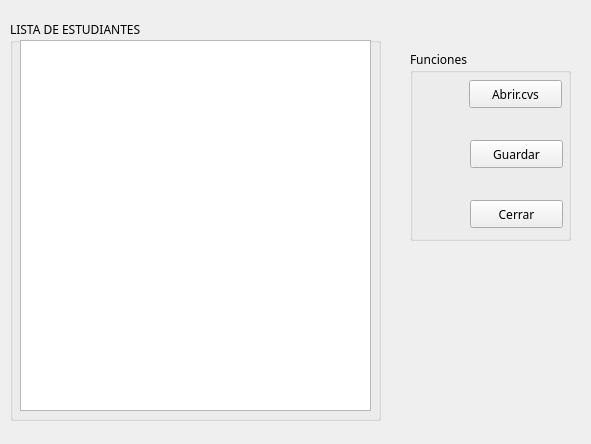
<?xml version="1.0" encoding="UTF-8"?>
<ui version="4.0">
 <class>EEnlazada</class>
 <widget class="QWidget" name="EEnlazada">
  <property name="geometry">
   <rect>
    <x>0</x>
    <y>0</y>
    <width>591</width>
    <height>444</height>
   </rect>
  </property>
  <property name="windowTitle">
   <string>LISTA DE ESTUDIANTES</string>
  </property>
  <property name="windowIcon">
   <iconset resource="Icons2.qrc">
    <normaloff>:/1/icons8-lista-de-verificación-96.png</normaloff>:/1/icons8-lista-de-verificación-96.png</iconset>
  </property>
  <widget class="QPushButton" name="btn_Abrir">
   <property name="geometry">
    <rect>
     <x>469</x>
     <y>80</y>
     <width>93</width>
     <height>28</height>
    </rect>
   </property>
   <property name="font">
    <font>
     <family>Minecraftia</family>
    </font>
   </property>
   <property name="text">
    <string>Abrir.cvs</string>
   </property>
  </widget>
  <widget class="QGroupBox" name="groupBox">
   <property name="geometry">
    <rect>
     <x>10</x>
     <y>20</y>
     <width>371</width>
     <height>401</height>
    </rect>
   </property>
   <property name="font">
    <font>
     <family>Arial Rounded MT Bold</family>
    </font>
   </property>
   <property name="title">
    <string>LISTA DE ESTUDIANTES</string>
   </property>
   <widget class="QPlainTextEdit" name="listaEnlazada">
    <property name="geometry">
     <rect>
      <x>10</x>
      <y>20</y>
      <width>351</width>
      <height>371</height>
     </rect>
    </property>
    <property name="font">
     <font>
      <family>Arial</family>
      <pointsize>10</pointsize>
     </font>
    </property>
   </widget>
  </widget>
  <widget class="QLabel" name="label">
   <property name="geometry">
    <rect>
     <x>420</x>
     <y>70</y>
     <width>41</width>
     <height>41</height>
    </rect>
   </property>
   <property name="text">
    <string/>
   </property>
   <property name="pixmap">
    <pixmap resource="Icons.qrc">:/icons8-abrir-carpeta-512.png</pixmap>
   </property>
   <property name="scaledContents">
    <bool>true</bool>
   </property>
  </widget>
  <widget class="QGroupBox" name="groupBox_2">
   <property name="geometry">
    <rect>
     <x>410</x>
     <y>50</y>
     <width>161</width>
     <height>191</height>
    </rect>
   </property>
   <property name="font">
    <font>
     <family>Minecraftia</family>
    </font>
   </property>
   <property name="title">
    <string>Funciones</string>
   </property>
   <widget class="QPushButton" name="btn_Guardar">
    <property name="geometry">
     <rect>
      <x>60</x>
      <y>90</y>
      <width>93</width>
      <height>28</height>
     </rect>
    </property>
    <property name="font">
     <font>
      <family>Minecraftia</family>
     </font>
    </property>
    <property name="text">
     <string>Guardar</string>
    </property>
   </widget>
   <widget class="QPushButton" name="btn_Cerrar">
    <property name="geometry">
     <rect>
      <x>60</x>
      <y>150</y>
      <width>93</width>
      <height>28</height>
     </rect>
    </property>
    <property name="font">
     <font>
      <family>Minecraftia</family>
     </font>
    </property>
    <property name="text">
     <string>Cerrar</string>
    </property>
   </widget>
   <widget class="QLabel" name="label_2">
    <property name="geometry">
     <rect>
      <x>10</x>
      <y>140</y>
      <width>41</width>
      <height>41</height>
     </rect>
    </property>
    <property name="text">
     <string/>
    </property>
    <property name="pixmap">
     <pixmap resource="Icons.qrc">:/icons8-cerrar-ventana-96.png</pixmap>
    </property>
    <property name="scaledContents">
     <bool>true</bool>
    </property>
   </widget>
   <widget class="QLabel" name="label_3">
    <property name="geometry">
     <rect>
      <x>10</x>
      <y>80</y>
      <width>41</width>
      <height>41</height>
     </rect>
    </property>
    <property name="text">
     <string/>
    </property>
    <property name="pixmap">
     <pixmap resource="Icons.qrc">:/icons8-guardar-96.png</pixmap>
    </property>
    <property name="scaledContents">
     <bool>true</bool>
    </property>
   </widget>
  </widget>
  <zorder>groupBox_2</zorder>
  <zorder>btn_Abrir</zorder>
  <zorder>groupBox</zorder>
  <zorder>label</zorder>
 </widget>
 <resources>
  <include location="Icons.qrc"/>
  <include location="Icons2.qrc"/>
 </resources>
 <connections/>
</ui>
